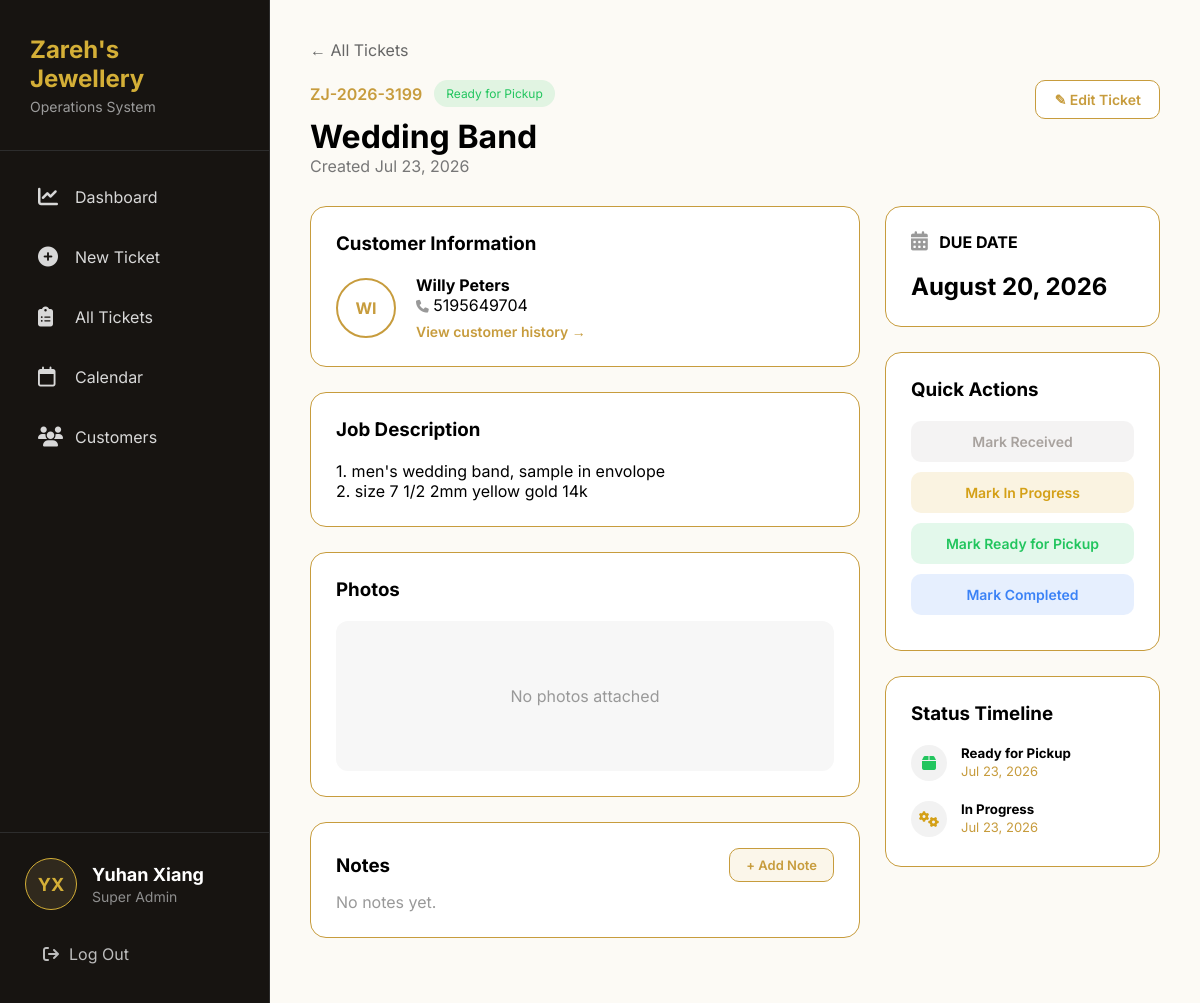
/ticket/96/ (signed in), run on the app's committed database.
### core/models.py (models this page shows, shortened)
class Ticket(models.Model):
    ticket_number = models.CharField(
        max_length=20,
        unique=True
    )
    customer = models.ForeignKey(
        Customer,
        on_delete=models.CASCADE,
        related_name="tickets"
    )
    job_type = models.ForeignKey(
        JobType,
        on_delete=models.PROTECT
    )
    status = models.ForeignKey(
        Status,
        on_delete=models.PROTECT
    )
    description = models.TextField()
    created_date = models.DateTimeField(auto_now_add=True)
    due_date = models.DateField()
    price = models.DecimalField(
        max_digits=10,
        decimal_places=2,
        blank=True,
        null=True
    )
    completed_date = models.DateField(
        blank=True,
        null=True
    )

class Status(models.Model):
    status = models.CharField(max_length=50, unique=True)
    color = models.CharField(max_length=20, default="#c79c3d")

class JobType(models.Model):
    type = models.CharField(max_length=100, unique=True)
    duration = models.PositiveIntegerField(default=7)

class Customer(models.Model):
    name = models.CharField(max_length=100)
    phone = models.CharField(max_length=20, unique=True)
    email = models.EmailField(blank=True, null=True)
    note = models.TextField(blank=True)
    created_date = models.DateTimeField(auto_now_add=True)
    class Meta:
        ordering = ["name"]

class StatusHistory(models.Model):
    ticket = models.ForeignKey(
        Ticket,
        on_delete=models.CASCADE,
        related_name="status_history"
    )
    status = models.ForeignKey(
        Status,
        on_delete=models.CASCADE
    )
    note = models.CharField(
        max_length=255,
        blank=True
    )
    created_date = models.DateTimeField(auto_now_add=True)
    class Meta:
        ordering = ["-created_date"]
        verbose_name_plural = "Status histories"

### core/views.py (the view)
@login_required
def ticket_detail(request, ticket_id):
    ticket = get_object_or_404(Ticket, id=ticket_id)
    context = {
        "ticket": ticket,
        "statuses": Status.objects.all(),
        "ready_status": Status.objects.filter(status="Ready for Pickup").first(),
        "completed_status": Status.objects.filter(status="Completed").first(),
    }
    return render(request, "core/ticket_detail.html", context)

### core/templatetags/custom_tags.py (called while the page is built)
@register.filter
def days_remaining(due_date):
    if not due_date:
        return ""
    return (due_date - date.today()).days

### core/templates/core/ticket_detail.html (shortened to what this page needs)
{% extends 'core/base.html' %}
{% load custom_tags %}
{% block content %}
<div class="ticket-detail-page">
    <div class="back-link">
        <a href="{% url 'all_tickets' %}">
            ← All Tickets
        </a>
    </div>
    <div class="ticket-header">
        <div>
            <div class="ticket-top">
                <span class="ticket-number">
                    {{ ticket.ticket_number }}
                </span>
                <span
                    class="status-badge"
                    style="
                        background:{{ ticket.status.color }}20;
                        color:{{ ticket.status.color }};
                    "
                >
                    {{ ticket.status.status }}
                </span>
            </div>
            <h1>
                {{ ticket.job_type.type }}
            </h1>
            <p class="created-date">
                Created {{ ticket.created_date|date:"M d, Y" }}
            </p>
        </div>
        <div>
            <a href="{% url 'edit_ticket' ticket.id %}" class="edit-ticket-btn">
                ✎ Edit Ticket
            </a>
        </div>
    </div>
    <div class="detail-grid">
        <div>
            <div class="card">
                <h3>
                    Customer Information
                </h3>
                <div class="customer-box">
                    <div class="avatar">
                        {{ ticket.customer.name|slice:":2"|upper }}
                    </div>
                    <div>
                        <h4>
                            {{ ticket.customer.name }}
                        </h4>
                        {% if ticket.customer.phone %}
                            <p>
                                <i class="fa-solid fa-phone" style="color:#999; font-size: 0.8em;"></i> {{ ticket.customer.phone }}
                            </p>
                        {% endif %}
                        <a href="{% url 'customers' %}?customer={{ ticket.customer.id }}" class="history-link">
                            View customer history →
                        </a>
                    </div>
                </div>
            </div>
            <div class="card">
                <h3>
                    Job Description
                </h3>
                <br>
                <p>
                    {{ ticket.description|linebreaksbr }}
                </p>
            </div>
            <div class="card">
                <h3>
                    Photos
                </h3>
                {% if ticket.photos.all %}
                    <div class="photo-grid">
                        {% for photo in ticket.photos.all %}
                            <img src="{{ photo.image.url }}" alt="Ticket photo" class="ticket-photo">
                        {% endfor %}
                    </div>
                {% else %}
                    <div class="photo-placeholder">
                        No photos attached
                    </div>
                {% endif %}
            </div>
            <div class="card">
                <div class="card-header-row">
                    <h3>Notes</h3>
                    <button type="button" class="add-note-btn" onclick="document.getElementById('add-note-form').classList.toggle('hidden')">
                        + Add Note
                    </button>
                </div>
                {% if ticket.notes.all %}
                    {% for note in ticket.notes.all %}
                        <div class="note-card">
                            <div class="note-header">
                                <div class="note-content">{{ note.content }}</div>
                                <form
    method="POST"
    action="{% url 'delete_note' note.id %}"
    style="display:inline;"
    onsubmit="return confirm('Delete this note?');"
>
    {% csrf_token %}
    <button class="delete-note-btn" type="submit">
        <i class="fa-solid fa-trash-can"></i>
    </button>
</form>
     </div>
    <div class="note-meta">
        {{ note.created_at|date:"M d, Y" }}
    </div>
</div>
                    {% endfor %}
                {% else %}
                    <p class="empty-note">No notes yet.</p>
                {% endif %}
            </div>
        </div>
        <div>
            <div class="card">
                <h4>
                    <i class="fa-solid fa-calendar-days" style="color:#999; font-size: 1.2em;"></i> &nbsp; DUE DATE
                </h4>
                <h2>
                    {{ ticket.due_date|date:"F d, Y" }}
                </h2>
            </div>
            <div class="card">
                <h3>
                    Quick Actions
                </h3>
            {% for status in statuses %}
                <form method="POST" action="{% url 'set_status' ticket.id status.id %}">
                    <button type="submit" class="quick-action-btn {% if ticket.status.id == status.id %}active{% endif %}" style="background:{{ status.color }}20; color:{{ status.color }};">
                        Mark {{ status.status }}
                    </button>
                </form>
            {% endfor %}
            </div>
            <div class="card">
                <h3>
                    Status Timeline
                </h3>
                {% for event in ticket.status_history.all %}
                    <div class="timeline-item">
                        {% if event.status.status == "Ready for Pickup" %}
                        <div class="timeline-icon"><i class="fas fa-box" style="color: {{event.status.color}};"></i></div>
                        {% elif event.status.status == "Completed" %}
                        <div class="timeline-icon"><i class="fas fa-check-circle" style="color: {{event.status.color}};"></i></div>
                        {% elif event.status.status == "In Progress" %}
                        <div class="timeline-icon"><i class="fas fa-cogs" style="color: {{event.status.color}};"></i></div>
                        {% elif event.status.status == "Received" %}
                        <div class="timeline-icon"><i class="fas fa-clock" style="color: {{event.status.color}};"></i></div>
                        {% endif %}
                        <div>
                            <h5>{{ event.status.status }}</h5>
                            <p class="timeline-date">{{ event.created_date|date:"M d, Y" }}</p>
                        </div>
                    </div>
                {% empty %}
                    <p class="empty-note">No status changes yet.</p>
                {% endfor %}
            </div>
        </div>
    </div>
</div>
{% endblock %}

### core/templates/core/base.html (shortened to what this page needs)
{% load static %}
<!DOCTYPE html>
<html lang="en">
<head>
    <link rel="stylesheet"
          href="https://cdnjs.cloudflare.com/ajax/libs/font-awesome/6.5.1/css/all.min.css">
</head>
<body>
<div class="sidebar">
    <div class="logo">
        <h2>Zareh's Jewellery</h2>
        <p>Operations System</p>
    </div>
    <div class="menu">
        <a href="/" class="{% if request.path == '/' %}active{% endif %}">
            <i class="fa-solid fa-chart-line"></i>
            Dashboard
        </a>
        <a href="/new-ticket/" class="{% if request.path == '/new-ticket/' %}active{% endif %}">
            <i class="fa-solid fa-circle-plus"></i>
            New Ticket
        </a>
        <a href="/tickets/" class="{% if request.path == '/tickets/' %}active{% endif %}">
            <i class="fa-solid fa-clipboard-list"></i>
            All Tickets
        </a>
        <a href="/calendar/" class="{% if request.path == '/calendar/' %}active{% endif %}">
            <i class="fa-regular fa-calendar"></i>
            Calendar
        </a>
        <a href="/customers/" class="{% if request.path == '/customers/' %}active{% endif %}">
            <i class="fa-solid fa-users"></i>
            Customers
        </a>
    </div>
    {% if user.is_authenticated %}
    <div class="sidebar-footer">
        <div class="user-info">
            <div class="base-avatar">
                {{ user.first_name|first }}{{ user.last_name|first }}
            </div>
            <div class="user-details">
                <h4>
                    {{ user.first_name }} {{ user.last_name }}
                </h4>
                <p>
                    {% if user.groups.first %}
                        {{ user.groups.first.name }}
                    {% else %}
                        No Group
                    {% endif %}
                </p>
            </div>
        </div>
        <form method="post"
              action="{% url 'logout' %}"
              class="logout-form">
            <button type="submit" class="logout-btn">
                <i class="fa-solid fa-arrow-right-from-bracket"></i>
                Log Out
            </button>
        </form>
    </div>
    {% endif %}
</div>
<div class="main-content">
    {% block content %}
    {% endblock %}
</div>
</body>
</html>

### core/templates/core/base.html (style rules this page uses)
* { margin:0; padding:0; box-sizing:border-box; font-family:'Inter',sans-serif; }
body { display:flex; height:100vh; overflow:hidden; background:#FCFAF5; }
.sidebar { width:270px; height:100vh; background:#171411; color:white; display:flex; flex-direction:column; border-right:1px solid #2d2d2d; flex-shrink:0; }
.logo { padding:35px 30px; border-bottom:1px solid #2d2d2d; }
.logo h2 { color:#d4af37; font-size:24px; margin-bottom:5px; }
.logo p { color:#9b9b9b; font-size:14px; }
.menu { padding:20px; }
.menu a { display:flex; align-items:center; gap:15px; padding:16px 18px; margin-bottom:8px; border-radius:14px; text-decoration:none; color:#d8d8d8; transition:.25s; }
.menu a i { width:22px; font-size:20px; }
.sidebar-footer { margin-top:auto; padding:25px; border-top:1px solid #2d2d2d; }
.user-info { display:flex; align-items:center; gap:15px; margin-bottom:20px; }
.base-avatar { width:52px; height:52px; border-radius:50%; display:flex; justify-content:center; align-items:center; background:#30291d; border:1px solid #d4af37; color:#d4af37; font-weight:700; font-size:18px; }
.user-details h4 { color:white; font-size:18px; margin-bottom:3px; }
.user-details p { color:#8e8e8e; font-size:14px; }
.logout-form { margin:0; }
.logout-btn { width:100%; display:flex; align-items:center; gap:10px; padding:14px 18px; border:none; border-radius:12px; background:transparent; color:#bdbdbd; cursor:pointer; font-size:16px; transition:.25s; }
.main-content { flex:1; padding:40px; overflow-y:auto; }

### core/templates/core/ticket_detail.html (style rules this page uses)
.ticket-detail-page { max-width:1200px; margin:auto; }
.back-link { margin-bottom:20px; }
.back-link a { text-decoration:none; color:#666; }
.ticket-header { display:flex; justify-content:space-between; align-items:flex-start; margin-bottom:30px; }
.ticket-top { display:flex; gap:12px; align-items:center; margin-bottom:10px; }
.ticket-number { color:#c79c3d; font-weight:600; }
.status-badge { padding:6px 12px; border-radius:20px; font-size:12px; }
.created-date { color:#777; }
.edit-ticket-btn { display:inline-flex; align-items:center; gap:6px; padding:10px 18px; border:1px solid #c79c3d; border-radius:10px; color:#c79c3d; text-decoration:none; font-weight:600; font-size:14px; background:white; }
.detail-grid { display:grid; grid-template-columns:2fr 1fr; gap:25px; }
.card { background:white; border:1px solid #c79c3d; border-radius:16px; padding:25px; margin-bottom:25px; }
.card-header-row { display:flex; justify-content:space-between; align-items:center; margin-bottom:10px; }
.card-header-row h3 { margin:0; }
.customer-box { display:flex; gap:20px; align-items:center; }
.avatar { width:60px; height:60px; border-radius:50%; border:2px solid #c79c3d; display:flex; align-items:center; justify-content:center; font-weight:bold; color:#c79c3d; flex-shrink:0; }
.history-link { display:inline-block; margin-top:8px; color:#c79c3d; text-decoration:none; font-weight:600; font-size:14px; }
.photo-placeholder { height:150px; background:#f7f7f7; border-radius:12px; display:flex; justify-content:center; align-items:center; color:#999; }
.add-note-btn { padding:8px 16px; border:1px solid #c79c3d; border-radius:10px; background:#fbf6ea; color:#c79c3d; font-weight:600; font-size:13px; cursor:pointer; }
.empty-note { color:#999; }
.quick-action-btn { display:block; width:100%; padding:12px; margin-bottom:10px; border:none; border-radius:10px; font-weight:600; cursor:pointer; font-size:14px; }
.timeline-item { display:flex; gap:14px; align-items:flex-start; margin-bottom:16px; }
.timeline-item:last-child { margin-bottom:0; }
.timeline-icon { width:36px; height:36px; border-radius:50%; background:#f2f2f2; display:flex; align-items:center; justify-content:center; flex-shrink:0; }
.timeline-item h5 { margin:0 0 2px; }
.timeline-date { color:#c79c3d; font-size:13px; margin:0 0 6px; }

### data on the page
Ticket: ticket_number "ZJ-2026-3199", status.status "Ready for Pickup", job_type.type "Wedding Band", created_date "Jul 23, 2026", customer.name "WI", customer.name "Willy Peters", customer.phone "5195649704", description "1. men's wedding band, sample in envolope 2. size 7 1/2 2mm yellow gold 14k", due_date "August 20, 2026"
Status: status "Received"
Status: status "In Progress"
Status: status "Ready for Pickup"
Status: status "Completed"
StatusHistory: status.status "Ready for Pickup", created_date "Jul 23, 2026"
StatusHistory: status.status "In Progress", created_date "Jul 23, 2026"

### other printed values
{{ user.first_name|first }} "Y"
{{ user.last_name|first }} "X"
{{ user.first_name }} "Yuhan"
{{ user.last_name }} "Xiang"
{{ user.groups.first.name }} "Super Admin"
